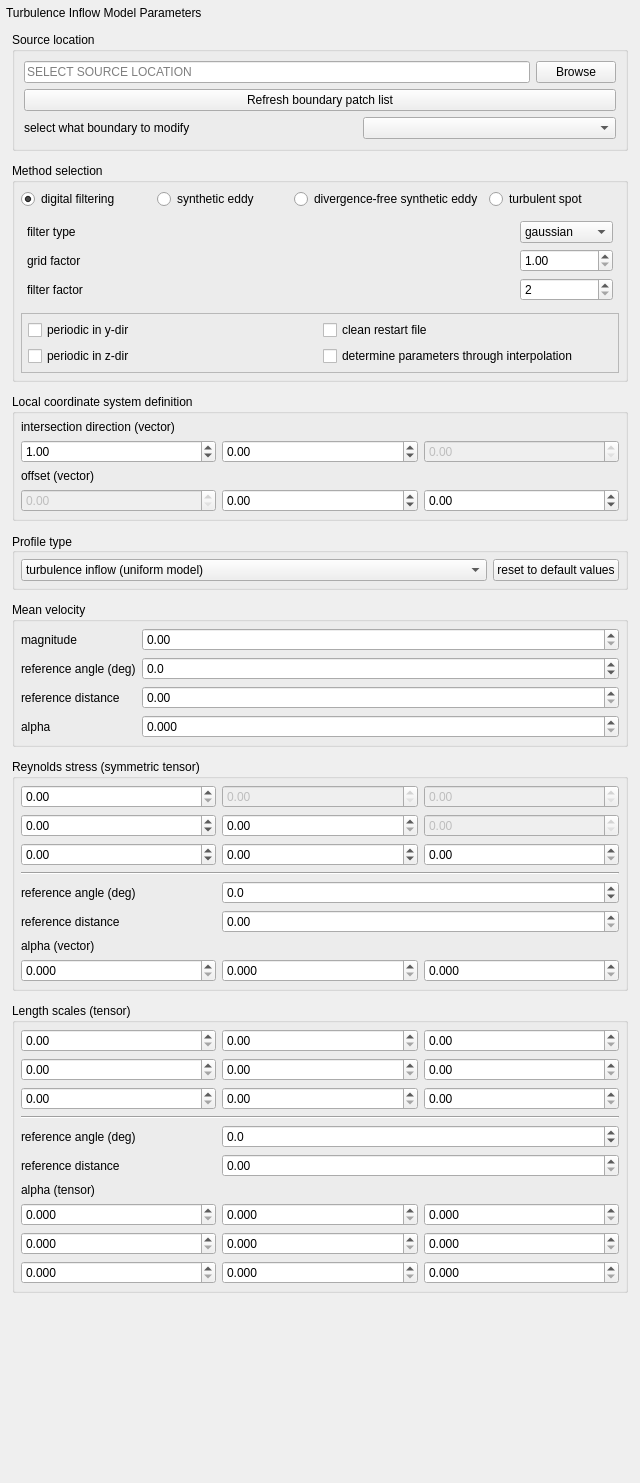
<?xml version="1.0" encoding="UTF-8"?>
<ui version="4.0">
 <class>InflowParameterWidget</class>
 <widget class="SimCenterAppWidget" name="InflowParameterWidget">
  <property name="geometry">
   <rect>
    <x>0</x>
    <y>0</y>
    <width>640</width>
    <height>1483</height>
   </rect>
  </property>
  <property name="windowTitle">
   <string>Frame</string>
  </property>
  <layout class="QVBoxLayout" name="verticalLayout_2">
   <property name="leftMargin">
    <number>6</number>
   </property>
   <property name="topMargin">
    <number>6</number>
   </property>
   <property name="rightMargin">
    <number>6</number>
   </property>
   <property name="bottomMargin">
    <number>6</number>
   </property>
   <item>
    <widget class="QLabel" name="headerLabel">
     <property name="text">
      <string>Turbulence Inflow Model Parameters</string>
     </property>
    </widget>
   </item>
   <item>
    <widget class="QFrame" name="scrollArea">
     <property name="sizePolicy">
      <sizepolicy hsizetype="Expanding" vsizetype="MinimumExpanding">
       <horstretch>0</horstretch>
       <verstretch>0</verstretch>
      </sizepolicy>
     </property>
     <property name="widgetResizable" stdset="0">
      <bool>true</bool>
     </property>
     <layout class="QVBoxLayout" name="verticalLayout_3">
      <property name="spacing">
       <number>0</number>
      </property>
      <property name="leftMargin">
       <number>0</number>
      </property>
      <property name="topMargin">
       <number>0</number>
      </property>
      <property name="rightMargin">
       <number>0</number>
      </property>
      <property name="bottomMargin">
       <number>0</number>
      </property>
      <item>
       <layout class="QVBoxLayout" name="verticalLayout">
        <property name="spacing">
         <number>12</number>
        </property>
        <property name="leftMargin">
         <number>6</number>
        </property>
        <property name="topMargin">
         <number>6</number>
        </property>
        <property name="rightMargin">
         <number>6</number>
        </property>
        <property name="bottomMargin">
         <number>6</number>
        </property>
        <item>
         <widget class="QGroupBox" name="sourceGroup">
          <property name="sizePolicy">
           <sizepolicy hsizetype="Preferred" vsizetype="Fixed">
            <horstretch>0</horstretch>
            <verstretch>0</verstretch>
           </sizepolicy>
          </property>
          <property name="title">
           <string>Source location</string>
          </property>
          <layout class="QGridLayout" name="gridLayout" columnstretch="0,1,0">
           <item row="3" column="0">
            <widget class="QLabel" name="listLabel">
             <property name="text">
              <string>select what boundary to modify</string>
             </property>
            </widget>
           </item>
           <item row="3" column="1" colspan="2">
            <widget class="QComboBox" name="boundarySelection"/>
           </item>
           <item row="0" column="2">
            <widget class="QPushButton" name="sourceLocateBtn">
             <property name="sizePolicy">
              <sizepolicy hsizetype="Preferred" vsizetype="Fixed">
               <horstretch>0</horstretch>
               <verstretch>0</verstretch>
              </sizepolicy>
             </property>
             <property name="text">
              <string>Browse</string>
             </property>
            </widget>
           </item>
           <item row="0" column="0" colspan="2">
            <widget class="QLineEdit" name="sourceLocationDisplay">
             <property name="sizePolicy">
              <sizepolicy hsizetype="Expanding" vsizetype="Fixed">
               <horstretch>2</horstretch>
               <verstretch>0</verstretch>
              </sizepolicy>
             </property>
             <property name="acceptDrops">
              <bool>false</bool>
             </property>
             <property name="readOnly">
              <bool>true</bool>
             </property>
             <property name="placeholderText">
              <string>SELECT SOURCE LOCATION</string>
             </property>
            </widget>
           </item>
           <item row="1" column="0" colspan="3">
            <widget class="QPushButton" name="refreshButton">
             <property name="maximumSize">
              <size>
               <width>16777</width>
               <height>16777215</height>
              </size>
             </property>
             <property name="text">
              <string>Refresh boundary patch list</string>
             </property>
            </widget>
           </item>
          </layout>
         </widget>
        </item>
        <item>
         <widget class="QGroupBox" name="methodSelectionGroup">
          <property name="title">
           <string>Method selection</string>
          </property>
          <layout class="QGridLayout" name="gridLayout_4">
           <property name="leftMargin">
            <number>6</number>
           </property>
           <property name="topMargin">
            <number>6</number>
           </property>
           <property name="rightMargin">
            <number>6</number>
           </property>
           <property name="bottomMargin">
            <number>6</number>
           </property>
           <property name="verticalSpacing">
            <number>6</number>
           </property>
           <item row="0" column="1">
            <widget class="QRadioButton" name="RB_syntheticEddie">
             <property name="text">
              <string>synthetic eddy</string>
             </property>
            </widget>
           </item>
           <item row="0" column="3">
            <widget class="QRadioButton" name="RB_turbulentSpot">
             <property name="text">
              <string>turbulent spot</string>
             </property>
            </widget>
           </item>
           <item row="0" column="2">
            <widget class="QRadioButton" name="RB_divergenceFree">
             <property name="text">
              <string>divergence-free synthetic eddy</string>
             </property>
            </widget>
           </item>
           <item row="0" column="0">
            <widget class="QRadioButton" name="RB_digitalFilter">
             <property name="text">
              <string>digital filtering</string>
             </property>
             <property name="checked">
              <bool>true</bool>
             </property>
            </widget>
           </item>
           <item row="1" column="0" colspan="4">
            <widget class="QStackedWidget" name="stackedMethods">
             <property name="sizePolicy">
              <sizepolicy hsizetype="Preferred" vsizetype="Preferred">
               <horstretch>0</horstretch>
               <verstretch>0</verstretch>
              </sizepolicy>
             </property>
             <property name="currentIndex">
              <number>0</number>
             </property>
             <widget class="QWidget" name="digitalFilterPage">
              <layout class="QGridLayout" name="gridLayout_5" columnstretch="1,0">
               <property name="leftMargin">
                <number>6</number>
               </property>
               <property name="topMargin">
                <number>6</number>
               </property>
               <property name="rightMargin">
                <number>6</number>
               </property>
               <property name="bottomMargin">
                <number>6</number>
               </property>
               <item row="2" column="1">
                <widget class="QSpinBox" name="filterFactor">
                 <property name="minimum">
                  <number>2</number>
                 </property>
                 <property name="value">
                  <number>2</number>
                 </property>
                </widget>
               </item>
               <item row="0" column="0">
                <widget class="QLabel" name="label_shaoe">
                 <property name="text">
                  <string>filter type</string>
                 </property>
                </widget>
               </item>
               <item row="0" column="1">
                <widget class="QComboBox" name="filterType">
                 <item>
                  <property name="text">
                   <string>gaussian</string>
                  </property>
                 </item>
                 <item>
                  <property name="text">
                   <string>exponential</string>
                  </property>
                 </item>
                </widget>
               </item>
               <item row="1" column="0">
                <widget class="QLabel" name="label_gridFactor">
                 <property name="text">
                  <string>grid factor</string>
                 </property>
                </widget>
               </item>
               <item row="1" column="1">
                <widget class="QDoubleSpinBox" name="gridFactor">
                 <property name="minimum">
                  <double>1.000000000000000</double>
                 </property>
                 <property name="singleStep">
                  <double>0.010000000000000</double>
                 </property>
                </widget>
               </item>
               <item row="2" column="0">
                <widget class="QLabel" name="label_filterFactor">
                 <property name="text">
                  <string>filter factor</string>
                 </property>
                </widget>
               </item>
              </layout>
             </widget>
             <widget class="QWidget" name="syntheticEddiePage">
              <layout class="QGridLayout" name="gridLayout_7" columnstretch="1,3">
               <property name="leftMargin">
                <number>6</number>
               </property>
               <property name="topMargin">
                <number>6</number>
               </property>
               <property name="rightMargin">
                <number>6</number>
               </property>
               <property name="bottomMargin">
                <number>6</number>
               </property>
               <item row="1" column="0">
                <widget class="QLabel" name="label_eddyDensity">
                 <property name="text">
                  <string>eddy density</string>
                 </property>
                </widget>
               </item>
               <item row="0" column="0">
                <widget class="QLabel" name="label_eddyType">
                 <property name="text">
                  <string>eddy type</string>
                 </property>
                </widget>
               </item>
               <item row="0" column="1">
                <widget class="QComboBox" name="eddyType">
                 <item>
                  <property name="text">
                   <string>gaussian</string>
                  </property>
                 </item>
                 <item>
                  <property name="text">
                   <string>tent</string>
                  </property>
                 </item>
                 <item>
                  <property name="text">
                   <string>step</string>
                  </property>
                 </item>
                </widget>
               </item>
               <item row="1" column="1">
                <widget class="QDoubleSpinBox" name="eddyDensity">
                 <property name="minimum">
                  <double>1.000000000000000</double>
                 </property>
                 <property name="maximum">
                  <double>99.000000000000000</double>
                 </property>
                 <property name="singleStep">
                  <double>0.010000000000000</double>
                 </property>
                </widget>
               </item>
              </layout>
             </widget>
             <widget class="QWidget" name="divergenceFreePage">
              <layout class="QGridLayout" name="gridLayout_10" columnstretch="1,3">
               <property name="leftMargin">
                <number>6</number>
               </property>
               <property name="topMargin">
                <number>6</number>
               </property>
               <property name="rightMargin">
                <number>6</number>
               </property>
               <property name="bottomMargin">
                <number>6</number>
               </property>
               <item row="0" column="0">
                <widget class="QLabel" name="label_eddyDensity2">
                 <property name="text">
                  <string>eddy density</string>
                 </property>
                </widget>
               </item>
               <item row="0" column="1">
                <widget class="QDoubleSpinBox" name="divEddyDensity">
                 <property name="minimum">
                  <double>1.000000000000000</double>
                 </property>
                 <property name="singleStep">
                  <double>0.010000000000000</double>
                 </property>
                </widget>
               </item>
              </layout>
             </widget>
             <widget class="QWidget" name="turbulentSpotPage">
              <layout class="QGridLayout" name="gridLayout_11" columnstretch="1,3">
               <property name="leftMargin">
                <number>6</number>
               </property>
               <property name="topMargin">
                <number>6</number>
               </property>
               <property name="rightMargin">
                <number>6</number>
               </property>
               <property name="bottomMargin">
                <number>6</number>
               </property>
               <property name="verticalSpacing">
                <number>6</number>
               </property>
               <item row="1" column="0">
                <widget class="QLabel" name="label_turbulentSpotDensity">
                 <property name="text">
                  <string>turbulent spot density</string>
                 </property>
                </widget>
               </item>
               <item row="0" column="0">
                <widget class="QLabel" name="label_turbulentSpotType">
                 <property name="text">
                  <string>turbulent spot type</string>
                 </property>
                </widget>
               </item>
               <item row="1" column="1">
                <widget class="QDoubleSpinBox" name="turbulentSpotDensity">
                 <property name="minimum">
                  <double>1.000000000000000</double>
                 </property>
                </widget>
               </item>
               <item row="0" column="1">
                <widget class="QFrame" name="frame">
                 <property name="frameShape">
                  <enum>QFrame::StyledPanel</enum>
                 </property>
                 <property name="frameShadow">
                  <enum>QFrame::Raised</enum>
                 </property>
                 <layout class="QHBoxLayout" name="horizontalLayout_2">
                  <property name="leftMargin">
                   <number>6</number>
                  </property>
                  <property name="topMargin">
                   <number>6</number>
                  </property>
                  <property name="rightMargin">
                   <number>6</number>
                  </property>
                  <property name="bottomMargin">
                   <number>6</number>
                  </property>
                  <item>
                   <widget class="QRadioButton" name="RB_turbulentSpotTypeL">
                    <property name="text">
                     <string>type L</string>
                    </property>
                    <property name="checked">
                     <bool>true</bool>
                    </property>
                   </widget>
                  </item>
                  <item>
                   <widget class="QRadioButton" name="RB_turbulentSpotTypeR">
                    <property name="text">
                     <string>type R</string>
                    </property>
                   </widget>
                  </item>
                 </layout>
                </widget>
               </item>
              </layout>
             </widget>
            </widget>
           </item>
           <item row="2" column="0" colspan="4">
            <widget class="QFrame" name="optionsFrame_1">
             <property name="minimumSize">
              <size>
               <width>0</width>
               <height>0</height>
              </size>
             </property>
             <property name="frameShape">
              <enum>QFrame::StyledPanel</enum>
             </property>
             <property name="frameShadow">
              <enum>QFrame::Raised</enum>
             </property>
             <layout class="QGridLayout" name="gridLayout_9">
              <property name="leftMargin">
               <number>6</number>
              </property>
              <property name="topMargin">
               <number>6</number>
              </property>
              <property name="rightMargin">
               <number>6</number>
              </property>
              <property name="bottomMargin">
               <number>6</number>
              </property>
              <item row="2" column="1">
               <widget class="QCheckBox" name="CBx_periodicZ">
                <property name="text">
                 <string>periodic in z-dir</string>
                </property>
               </widget>
              </item>
              <item row="1" column="2">
               <widget class="QCheckBox" name="CBx_cleanRestart">
                <property name="text">
                 <string>clean restart file</string>
                </property>
               </widget>
              </item>
              <item row="2" column="2">
               <widget class="QCheckBox" name="CBx_interpolateParameters">
                <property name="text">
                 <string>determine parameters through interpolation</string>
                </property>
               </widget>
              </item>
              <item row="1" column="1">
               <widget class="QCheckBox" name="CBx_periodicY">
                <property name="text">
                 <string>periodic in y-dir</string>
                </property>
               </widget>
              </item>
             </layout>
            </widget>
           </item>
          </layout>
         </widget>
        </item>
        <item>
         <widget class="QGroupBox" name="localCoordinateSystemGroup">
          <property name="title">
           <string>Local coordinate system definition</string>
          </property>
          <layout class="QGridLayout" name="gridLayout_8">
           <property name="leftMargin">
            <number>6</number>
           </property>
           <property name="topMargin">
            <number>6</number>
           </property>
           <property name="rightMargin">
            <number>6</number>
           </property>
           <property name="bottomMargin">
            <number>6</number>
           </property>
           <item row="3" column="2">
            <widget class="QDoubleSpinBox" name="offset2">
             <property name="minimum">
              <double>-10.000000000000000</double>
             </property>
             <property name="maximum">
              <double>10.000000000000000</double>
             </property>
             <property name="singleStep">
              <double>0.010000000000000</double>
             </property>
            </widget>
           </item>
           <item row="1" column="1">
            <widget class="QDoubleSpinBox" name="dir2">
             <property name="minimum">
              <double>-10.000000000000000</double>
             </property>
             <property name="maximum">
              <double>10.000000000000000</double>
             </property>
             <property name="singleStep">
              <double>0.010000000000000</double>
             </property>
            </widget>
           </item>
           <item row="3" column="1">
            <widget class="QDoubleSpinBox" name="offset1">
             <property name="minimum">
              <double>-10.000000000000000</double>
             </property>
             <property name="maximum">
              <double>10.000000000000000</double>
             </property>
             <property name="singleStep">
              <double>0.010000000000000</double>
             </property>
            </widget>
           </item>
           <item row="1" column="2">
            <widget class="QDoubleSpinBox" name="dir3">
             <property name="enabled">
              <bool>false</bool>
             </property>
            </widget>
           </item>
           <item row="3" column="0">
            <widget class="QDoubleSpinBox" name="offset0">
             <property name="enabled">
              <bool>false</bool>
             </property>
            </widget>
           </item>
           <item row="1" column="0">
            <widget class="QDoubleSpinBox" name="dir1">
             <property name="minimum">
              <double>-10.000000000000000</double>
             </property>
             <property name="maximum">
              <double>10.000000000000000</double>
             </property>
             <property name="singleStep">
              <double>0.010000000000000</double>
             </property>
             <property name="value">
              <double>1.000000000000000</double>
             </property>
            </widget>
           </item>
           <item row="2" column="0">
            <widget class="QLabel" name="label_offsetVector">
             <property name="text">
              <string>offset (vector)</string>
             </property>
            </widget>
           </item>
           <item row="0" column="0">
            <widget class="QLabel" name="label_intersectionVector">
             <property name="text">
              <string>intersection direction (vector)</string>
             </property>
            </widget>
           </item>
          </layout>
         </widget>
        </item>
        <item>
         <widget class="QGroupBox" name="typeSelectionGroup">
          <property name="sizePolicy">
           <sizepolicy hsizetype="Preferred" vsizetype="Fixed">
            <horstretch>0</horstretch>
            <verstretch>0</verstretch>
           </sizepolicy>
          </property>
          <property name="title">
           <string>Profile type</string>
          </property>
          <property name="alignment">
           <set>Qt::AlignLeading|Qt::AlignLeft|Qt::AlignVCenter</set>
          </property>
          <property name="flat">
           <bool>false</bool>
          </property>
          <property name="checkable">
           <bool>false</bool>
          </property>
          <layout class="QHBoxLayout" name="horizontalLayout">
           <property name="leftMargin">
            <number>6</number>
           </property>
           <property name="topMargin">
            <number>6</number>
           </property>
           <property name="rightMargin">
            <number>6</number>
           </property>
           <property name="bottomMargin">
            <number>6</number>
           </property>
           <item>
            <widget class="QComboBox" name="modelSelectionCBX">
             <property name="sizePolicy">
              <sizepolicy hsizetype="Expanding" vsizetype="Fixed">
               <horstretch>0</horstretch>
               <verstretch>0</verstretch>
              </sizepolicy>
             </property>
             <item>
              <property name="text">
               <string>turbulence inflow (uniform model)</string>
              </property>
             </item>
             <item>
              <property name="text">
               <string>turbulence inflow (exponential model)</string>
              </property>
             </item>
            </widget>
           </item>
           <item>
            <widget class="QPushButton" name="resetButton">
             <property name="sizePolicy">
              <sizepolicy hsizetype="Preferred" vsizetype="Fixed">
               <horstretch>0</horstretch>
               <verstretch>0</verstretch>
              </sizepolicy>
             </property>
             <property name="text">
              <string>reset to default values</string>
             </property>
            </widget>
           </item>
          </layout>
         </widget>
        </item>
        <item>
         <widget class="QGroupBox" name="velocityGroup">
          <property name="title">
           <string>Mean velocity</string>
          </property>
          <layout class="QGridLayout" name="gridLayout_3" columnstretch="0,1">
           <property name="leftMargin">
            <number>6</number>
           </property>
           <property name="topMargin">
            <number>6</number>
           </property>
           <property name="rightMargin">
            <number>6</number>
           </property>
           <property name="bottomMargin">
            <number>6</number>
           </property>
           <item row="0" column="0">
            <widget class="QLabel" name="label_velocityU">
             <property name="text">
              <string>magnitude</string>
             </property>
            </widget>
           </item>
           <item row="1" column="0">
            <widget class="QLabel" name="label_refAngleU">
             <property name="text">
              <string>reference angle (deg)</string>
             </property>
            </widget>
           </item>
           <item row="2" column="0">
            <widget class="QLabel" name="label_refDistU">
             <property name="text">
              <string>reference distance</string>
             </property>
            </widget>
           </item>
           <item row="3" column="0">
            <widget class="QLabel" name="label_alphaU">
             <property name="text">
              <string>alpha</string>
             </property>
            </widget>
           </item>
           <item row="0" column="1">
            <widget class="QDoubleSpinBox" name="vel">
             <property name="maximum">
              <double>333.000000000000000</double>
             </property>
             <property name="singleStep">
              <double>0.100000000000000</double>
             </property>
            </widget>
           </item>
           <item row="1" column="1">
            <widget class="QDoubleSpinBox" name="refAngleU">
             <property name="decimals">
              <number>1</number>
             </property>
             <property name="minimum">
              <double>-180.000000000000000</double>
             </property>
             <property name="maximum">
              <double>180.000000000000000</double>
             </property>
            </widget>
           </item>
           <item row="2" column="1">
            <widget class="QDoubleSpinBox" name="refDistU">
             <property name="maximum">
              <double>300.000000000000000</double>
             </property>
            </widget>
           </item>
           <item row="3" column="1">
            <widget class="QDoubleSpinBox" name="alphaU">
             <property name="decimals">
              <number>3</number>
             </property>
             <property name="singleStep">
              <double>0.010000000000000</double>
             </property>
            </widget>
           </item>
          </layout>
         </widget>
        </item>
        <item>
         <widget class="QGroupBox" name="phiTensorGroup">
          <property name="title">
           <string>Reynolds stress (symmetric tensor)</string>
          </property>
          <layout class="QGridLayout" name="gridLayout_2" rowstretch="0,0,0,0,0,0,0,0,0,0,0">
           <property name="leftMargin">
            <number>6</number>
           </property>
           <property name="topMargin">
            <number>6</number>
           </property>
           <property name="rightMargin">
            <number>6</number>
           </property>
           <property name="bottomMargin">
            <number>6</number>
           </property>
           <item row="1" column="0">
            <widget class="QDoubleSpinBox" name="PHI11"/>
           </item>
           <item row="1" column="1">
            <widget class="QDoubleSpinBox" name="PHI12">
             <property name="enabled">
              <bool>false</bool>
             </property>
            </widget>
           </item>
           <item row="1" column="2">
            <widget class="QDoubleSpinBox" name="PHI13">
             <property name="enabled">
              <bool>false</bool>
             </property>
            </widget>
           </item>
           <item row="2" column="0">
            <widget class="QDoubleSpinBox" name="PHI21">
             <property name="minimum">
              <double>-100.000000000000000</double>
             </property>
            </widget>
           </item>
           <item row="2" column="1">
            <widget class="QDoubleSpinBox" name="PHI22"/>
           </item>
           <item row="2" column="2">
            <widget class="QDoubleSpinBox" name="PHI23">
             <property name="enabled">
              <bool>false</bool>
             </property>
            </widget>
           </item>
           <item row="5" column="0">
            <widget class="QDoubleSpinBox" name="PHI31">
             <property name="minimum">
              <double>-100.000000000000000</double>
             </property>
            </widget>
           </item>
           <item row="5" column="1">
            <widget class="QDoubleSpinBox" name="PHI32">
             <property name="minimum">
              <double>-100.000000000000000</double>
             </property>
            </widget>
           </item>
           <item row="5" column="2">
            <widget class="QDoubleSpinBox" name="PHI33"/>
           </item>
           <item row="6" column="0" colspan="3">
            <widget class="Line" name="line_4">
             <property name="orientation">
              <enum>Qt::Horizontal</enum>
             </property>
            </widget>
           </item>
           <item row="7" column="0">
            <widget class="QLabel" name="label_refAnglePHI">
             <property name="text">
              <string>reference angle (deg)</string>
             </property>
            </widget>
           </item>
           <item row="7" column="1" colspan="2">
            <widget class="QDoubleSpinBox" name="refAnglePHI">
             <property name="decimals">
              <number>1</number>
             </property>
             <property name="minimum">
              <double>-180.000000000000000</double>
             </property>
             <property name="maximum">
              <double>180.000000000000000</double>
             </property>
            </widget>
           </item>
           <item row="8" column="0">
            <widget class="QLabel" name="label_refDistPHI">
             <property name="text">
              <string>reference distance</string>
             </property>
            </widget>
           </item>
           <item row="8" column="1" colspan="2">
            <widget class="QDoubleSpinBox" name="refDistPHI">
             <property name="maximum">
              <double>300.000000000000000</double>
             </property>
            </widget>
           </item>
           <item row="9" column="0" colspan="3">
            <widget class="QLabel" name="label_alphaPHI">
             <property name="sizePolicy">
              <sizepolicy hsizetype="Preferred" vsizetype="Preferred">
               <horstretch>0</horstretch>
               <verstretch>0</verstretch>
              </sizepolicy>
             </property>
             <property name="text">
              <string>alpha (vector)</string>
             </property>
            </widget>
           </item>
           <item row="10" column="0">
            <widget class="QDoubleSpinBox" name="alpha1">
             <property name="decimals">
              <number>3</number>
             </property>
             <property name="singleStep">
              <double>0.010000000000000</double>
             </property>
            </widget>
           </item>
           <item row="10" column="1">
            <widget class="QDoubleSpinBox" name="alpha2">
             <property name="decimals">
              <number>3</number>
             </property>
             <property name="singleStep">
              <double>0.010000000000000</double>
             </property>
            </widget>
           </item>
           <item row="10" column="2">
            <widget class="QDoubleSpinBox" name="alpha3">
             <property name="decimals">
              <number>3</number>
             </property>
             <property name="singleStep">
              <double>0.010000000000000</double>
             </property>
            </widget>
           </item>
          </layout>
         </widget>
        </item>
        <item>
         <widget class="QGroupBox" name="LTensorGroup">
          <property name="title">
           <string>Length scales (tensor)</string>
          </property>
          <layout class="QGridLayout" name="gridLayout_21" rowstretch="0,0,0,0,0,0,0,0,0,0,0,0,0">
           <property name="leftMargin">
            <number>6</number>
           </property>
           <property name="topMargin">
            <number>6</number>
           </property>
           <property name="rightMargin">
            <number>6</number>
           </property>
           <property name="bottomMargin">
            <number>6</number>
           </property>
           <item row="1" column="0">
            <widget class="QDoubleSpinBox" name="L11"/>
           </item>
           <item row="1" column="1">
            <widget class="QDoubleSpinBox" name="L12"/>
           </item>
           <item row="1" column="2">
            <widget class="QDoubleSpinBox" name="L13"/>
           </item>
           <item row="2" column="0">
            <widget class="QDoubleSpinBox" name="L21"/>
           </item>
           <item row="2" column="1">
            <widget class="QDoubleSpinBox" name="L22"/>
           </item>
           <item row="2" column="2">
            <widget class="QDoubleSpinBox" name="L23"/>
           </item>
           <item row="5" column="0">
            <widget class="QDoubleSpinBox" name="L31"/>
           </item>
           <item row="5" column="1">
            <widget class="QDoubleSpinBox" name="L32"/>
           </item>
           <item row="5" column="2">
            <widget class="QDoubleSpinBox" name="L33"/>
           </item>
           <item row="6" column="0" colspan="3">
            <widget class="Line" name="line_3">
             <property name="orientation">
              <enum>Qt::Horizontal</enum>
             </property>
            </widget>
           </item>
           <item row="7" column="0">
            <widget class="QLabel" name="label_refAngleL">
             <property name="text">
              <string>reference angle (deg)</string>
             </property>
            </widget>
           </item>
           <item row="7" column="1" colspan="2">
            <widget class="QDoubleSpinBox" name="refAngleL">
             <property name="decimals">
              <number>1</number>
             </property>
             <property name="minimum">
              <double>-180.000000000000000</double>
             </property>
             <property name="maximum">
              <double>180.000000000000000</double>
             </property>
            </widget>
           </item>
           <item row="8" column="0">
            <widget class="QLabel" name="label_refDistL">
             <property name="text">
              <string>reference distance</string>
             </property>
            </widget>
           </item>
           <item row="8" column="1" colspan="2">
            <widget class="QDoubleSpinBox" name="refDistL">
             <property name="maximum">
              <double>300.000000000000000</double>
             </property>
            </widget>
           </item>
           <item row="9" column="0" colspan="3">
            <widget class="QLabel" name="label_alphaL">
             <property name="sizePolicy">
              <sizepolicy hsizetype="Preferred" vsizetype="Preferred">
               <horstretch>0</horstretch>
               <verstretch>0</verstretch>
              </sizepolicy>
             </property>
             <property name="text">
              <string>alpha (tensor)</string>
             </property>
            </widget>
           </item>
           <item row="10" column="0">
            <widget class="QDoubleSpinBox" name="alpha11">
             <property name="decimals">
              <number>3</number>
             </property>
             <property name="singleStep">
              <double>0.010000000000000</double>
             </property>
            </widget>
           </item>
           <item row="10" column="1">
            <widget class="QDoubleSpinBox" name="alpha12">
             <property name="decimals">
              <number>3</number>
             </property>
             <property name="singleStep">
              <double>0.010000000000000</double>
             </property>
            </widget>
           </item>
           <item row="10" column="2">
            <widget class="QDoubleSpinBox" name="alpha13">
             <property name="decimals">
              <number>3</number>
             </property>
             <property name="singleStep">
              <double>0.010000000000000</double>
             </property>
            </widget>
           </item>
           <item row="11" column="0">
            <widget class="QDoubleSpinBox" name="alpha21">
             <property name="decimals">
              <number>3</number>
             </property>
             <property name="singleStep">
              <double>0.010000000000000</double>
             </property>
            </widget>
           </item>
           <item row="11" column="1">
            <widget class="QDoubleSpinBox" name="alpha22">
             <property name="decimals">
              <number>3</number>
             </property>
             <property name="singleStep">
              <double>0.010000000000000</double>
             </property>
            </widget>
           </item>
           <item row="11" column="2">
            <widget class="QDoubleSpinBox" name="alpha23">
             <property name="decimals">
              <number>3</number>
             </property>
             <property name="singleStep">
              <double>0.010000000000000</double>
             </property>
            </widget>
           </item>
           <item row="12" column="0">
            <widget class="QDoubleSpinBox" name="alpha31">
             <property name="decimals">
              <number>3</number>
             </property>
             <property name="singleStep">
              <double>0.010000000000000</double>
             </property>
            </widget>
           </item>
           <item row="12" column="1">
            <widget class="QDoubleSpinBox" name="alpha32">
             <property name="decimals">
              <number>3</number>
             </property>
             <property name="singleStep">
              <double>0.010000000000000</double>
             </property>
            </widget>
           </item>
           <item row="12" column="2">
            <widget class="QDoubleSpinBox" name="alpha33">
             <property name="decimals">
              <number>3</number>
             </property>
             <property name="singleStep">
              <double>0.010000000000000</double>
             </property>
            </widget>
           </item>
          </layout>
         </widget>
        </item>
       </layout>
      </item>
     </layout>
    </widget>
   </item>
   <item>
    <spacer name="verticalSpacer">
     <property name="orientation">
      <enum>Qt::Vertical</enum>
     </property>
     <property name="sizeHint" stdset="0">
      <size>
       <width>20</width>
       <height>40</height>
      </size>
     </property>
    </spacer>
   </item>
  </layout>
 </widget>
 <customwidgets>
  <customwidget>
   <class>SimCenterAppWidget</class>
   <extends>QWidget</extends>
   <header>SimCenterAppWidget.h</header>
   <container>1</container>
  </customwidget>
 </customwidgets>
 <resources/>
 <connections/>
</ui>
